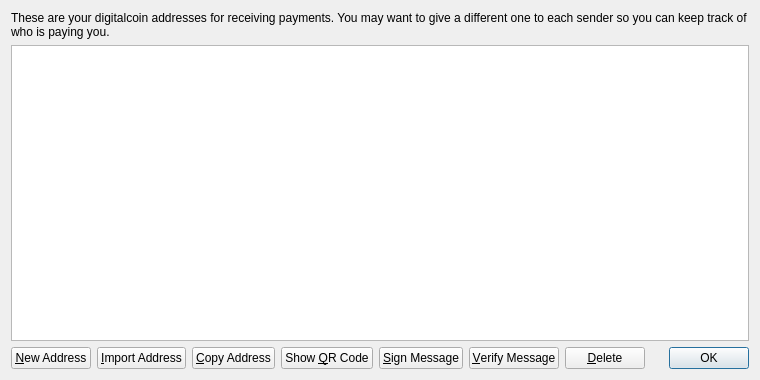
<?xml version="1.0" encoding="UTF-8"?>
<ui version="4.0">
 <class>AddressBookPage</class>
 <widget class="QWidget" name="AddressBookPage">
  <property name="geometry">
   <rect>
    <x>0</x>
    <y>0</y>
    <width>760</width>
    <height>380</height>
   </rect>
  </property>
  <property name="windowTitle">
   <string>Address Book</string>
  </property>
  <layout class="QVBoxLayout" name="verticalLayout">
   <item>
    <widget class="QLabel" name="labelExplanation">
     <property name="text">
      <string>These are your digitalcoin addresses for receiving payments. You may want to give a different one to each sender so you can keep track of who is paying you.</string>
     </property>
     <property name="textFormat">
      <enum>Qt::PlainText</enum>
     </property>
     <property name="wordWrap">
      <bool>true</bool>
     </property>
    </widget>
   </item>
   <item>
    <widget class="QTableView" name="tableView">
     <property name="contextMenuPolicy">
      <enum>Qt::CustomContextMenu</enum>
     </property>
     <property name="toolTip">
      <string>Double-click to edit address or label</string>
     </property>
     <property name="tabKeyNavigation">
      <bool>false</bool>
     </property>
     <property name="alternatingRowColors">
      <bool>true</bool>
     </property>
     <property name="selectionMode">
      <enum>QAbstractItemView::SingleSelection</enum>
     </property>
     <property name="selectionBehavior">
      <enum>QAbstractItemView::SelectRows</enum>
     </property>
     <property name="sortingEnabled">
      <bool>true</bool>
     </property>
     <attribute name="verticalHeaderVisible">
      <bool>false</bool>
     </attribute>
    </widget>
   </item>
   <item>
    <layout class="QHBoxLayout" name="horizontalLayout">
     <item>
      <widget class="QPushButton" name="newAddressButton">
       <property name="toolTip">
        <string>Create a new address</string>
       </property>
       <property name="text">
        <string>&amp;New Address</string>
       </property>
       <property name="icon">
        <iconset resource="../bitcoin.qrc">
         <normaloff>:/icons/add</normaloff>:/icons/add</iconset>
       </property>
      </widget>
     </item>
     <item>
      <widget class="QPushButton" name="importAddressButton">
       <property name="toolTip">
        <string>Import a private key</string>
       </property>
       <property name="text">
        <string>&amp;Import Address</string>
       </property>
       <property name="icon">
        <iconset resource="../bitcoin.qrc">
         <normaloff>:/icons/add</normaloff>:/icons/add</iconset>
       </property>
      </widget>
     </item>
     <item>
      <widget class="QPushButton" name="copyToClipboard">
       <property name="toolTip">
        <string>Copy the currently selected address to the system clipboard</string>
       </property>
       <property name="text">
        <string>&amp;Copy Address</string>
       </property>
       <property name="icon">
        <iconset resource="../bitcoin.qrc">
         <normaloff>:/icons/editcopy</normaloff>:/icons/editcopy</iconset>
       </property>
      </widget>
     </item>
     <item>
      <widget class="QPushButton" name="showQRCode">
       <property name="text">
        <string>Show &amp;QR Code</string>
       </property>
       <property name="icon">
        <iconset resource="../bitcoin.qrc">
         <normaloff>:/icons/qrcode</normaloff>:/icons/qrcode</iconset>
       </property>
      </widget>
     </item>
     <item>
      <widget class="QPushButton" name="signMessage">
       <property name="toolTip">
        <string>Sign a message to prove you own a digitalcoin address</string>
       </property>
       <property name="text">
        <string>&amp;Sign Message</string>
       </property>
       <property name="icon">
        <iconset resource="../bitcoin.qrc">
         <normaloff>:/icons/edit</normaloff>:/icons/edit</iconset>
       </property>
      </widget>
     </item>
     <item>
      <widget class="QPushButton" name="verifyMessage">
       <property name="toolTip">
        <string>Verify a message to ensure it was signed with a specified digitalcoin address</string>
       </property>
       <property name="text">
        <string>&amp;Verify Message</string>
       </property>
       <property name="icon">
        <iconset resource="../bitcoin.qrc">
         <normaloff>:/icons/transaction_0</normaloff>:/icons/transaction_0</iconset>
       </property>
      </widget>
     </item>
     <item>
      <widget class="QPushButton" name="deleteButton">
       <property name="toolTip">
        <string>Delete the currently selected address from the list. Only sending addresses can be deleted.</string>
       </property>
       <property name="text">
        <string>&amp;Delete</string>
       </property>
       <property name="icon">
        <iconset resource="../bitcoin.qrc">
         <normaloff>:/icons/remove</normaloff>:/icons/remove</iconset>
       </property>
      </widget>
     </item>
     <item>
      <spacer name="horizontalSpacer">
       <property name="orientation">
        <enum>Qt::Horizontal</enum>
       </property>
       <property name="sizeHint" stdset="0">
        <size>
         <width>40</width>
         <height>20</height>
        </size>
       </property>
      </spacer>
     </item>
     <item>
      <widget class="QDialogButtonBox" name="buttonBox">
       <property name="sizePolicy">
        <sizepolicy hsizetype="Maximum" vsizetype="Fixed">
         <horstretch>0</horstretch>
         <verstretch>0</verstretch>
        </sizepolicy>
       </property>
       <property name="standardButtons">
        <set>QDialogButtonBox::Ok</set>
       </property>
      </widget>
     </item>
    </layout>
   </item>
  </layout>
 </widget>
 <resources>
  <include location="../bitcoin.qrc"/>
 </resources>
 <connections/>
</ui>
